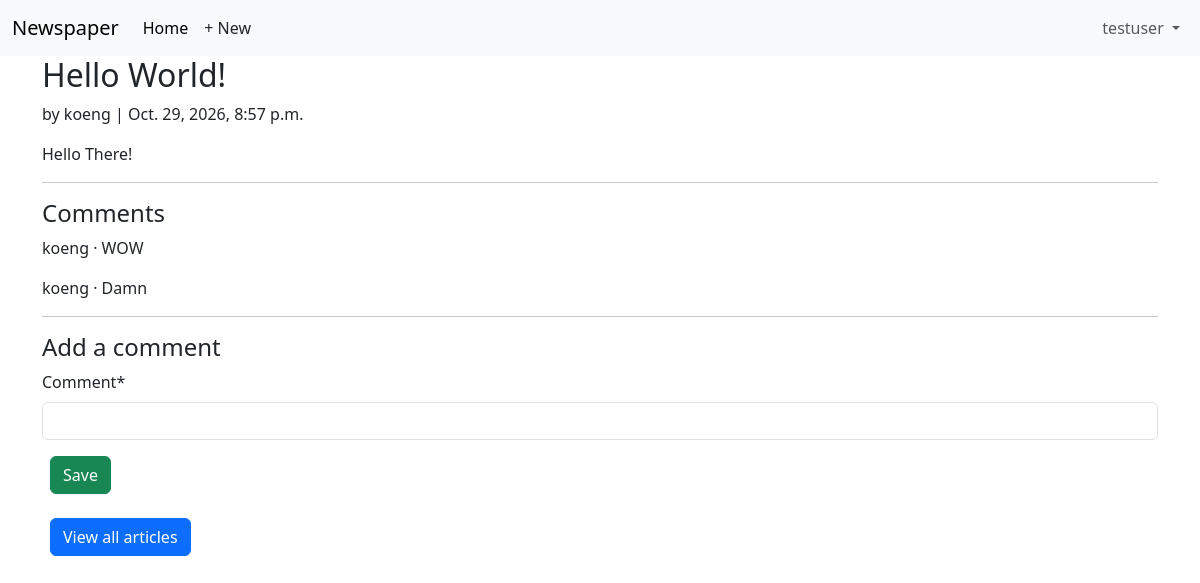
The page /articles/2/ (signed in) on the database its author committed.
### accounts/models.py (models this page shows)
class CustomUser(AbstractUser):
    age = models.PositiveIntegerField(null=True, blank=True)

### articles/models.py (models this page shows, shortened)
class Article(models.Model):
    title = models.CharField(max_length=255)
    body = models.TextField()
    date = models.DateTimeField(auto_now_add=True)
    author = models.ForeignKey(settings.AUTH_USER_MODEL, on_delete=models.CASCADE)

class Comment(models.Model):  # new
    article = models.ForeignKey(Article, on_delete=models.CASCADE)
    comment = models.CharField(max_length=140)
    author = models.ForeignKey(
        settings.AUTH_USER_MODEL,
        on_delete=models.CASCADE,
    )
    def __str__(self):
        return self.comment

### articles/views.py (the view, shortened to what this page needs)
# urls.py: path("<int:pk>/", ArticleDetailView.as_view(), name="article_detail"),
class ArticleDetailView(LoginRequiredMixin, View):
    model = Article
    template_name = "article_detail.html"
    def get(self, request, *args, **kwargs):
        view = CommentGet.as_view()
        return view(request, *args, **kwargs)

### articles/forms.py
class CommentForm(forms.ModelForm):
    class Meta:
        model=Comment
        fields=("comment",)

### articles/views.py (called while the page is built)
    def get_context_data(self, **kwargs):
        context = super().get_context_data(**kwargs)
        context["form"] = CommentForm()
        return context

### templates/article_detail.html (shortened to what this page needs)
{% extends "base.html" %}
{% load crispy_forms_tags %}
{% block content %}
<div class="article-entry">
<h2>{{ object.title }}</h2>
<p>by {{ object.author }} | {{ object.date }}</p>
<p>{{ object.body }}</p>
</div>
<hr>
<h4>Comments</h4>
{% for comment in article.comment_set.all %}
<p>{{ comment.author }} &middot; {{ comment }}</p>
{% endfor %}
<hr>
<h4>Add a comment</h4>
<form action="" method="post">{% csrf_token %}
{{ form|crispy }}
<button class="btn btn-success ms-2" type="submit">Save</button>
</form><br>
<div>
<a class="btn btn-primary ms-2" href="{% url 'article_list' %}">View all articles</a>
</div>
{% endblock content %}

### templates/base.html (shortened to what this page needs)
{% load static %}
<!doctype html>
<html>
  <head>
    <link
      href="https://cdn.jsdelivr.net/npm/bootstrap@5.3.8/dist/css/bootstrap.min.css"
      rel="stylesheet"
    />
  </head>
  <body>
    <nav class="navbar navbar-expand-lg bg-body-tertiary">
      <div class="container-fluid">
        <a class="navbar-brand" href="{% url 'home' %}">Newspaper</a>
        <div class="collapse navbar-collapse" id="navbarSupportedContent">
          <ul class="navbar-nav me-auto mb-2 mb-lg-0">
            <li class="nav-item">
              <a class="nav-link active" aria-current="page" href="{% url 'home' %}">Home</a>
            </li>
            {% if user.is_authenticated %}
            <li><a href="{% url 'article_create' %}" class="nav-link px-2 link-dark">+ New</a></li>
          </ul>
          <div class="mr-auto">
            <ul class="navbar-nav">
              <li class="nav-item dropdown">
                <a
                  class="nav-link dropdown-toggle"
                  href="{% url 'home' %}"
                  role="button"
                  data-bs-toggle="dropdown"
                  aria-expanded="false"
                >
                  {{ user.username }}
                </a>
              </li>
          {% endif %}
        </div>
      </div>
    </nav>
    <main>
      <div class="container">{% block content %} {% endblock content %}</div>
    </main>
  </body>
</html>

### rows shown on the page
CustomUser: username "testuser"
Article: title "Hello World!", author "koeng", date "Oct. 29, 2026, 8:57 p.m.", body "Hello There!"
Comment: author "koeng", comment "WOW"
Comment: author "koeng", comment "Damn"
